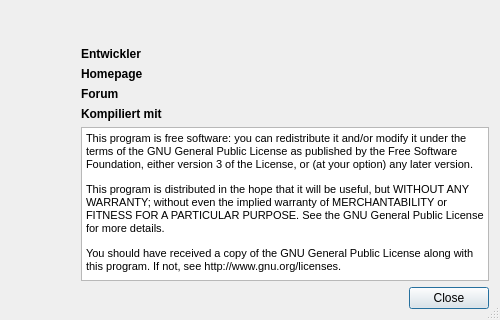
<?xml version="1.0" encoding="UTF-8"?>
<ui version="4.0">
 <class>DlgAbout</class>
 <widget class="QDialog" name="DlgAbout">
  <property name="geometry">
   <rect>
    <x>0</x>
    <y>0</y>
    <width>500</width>
    <height>320</height>
   </rect>
  </property>
  <property name="minimumSize">
   <size>
    <width>500</width>
    <height>320</height>
   </size>
  </property>
  <property name="windowTitle">
   <string>Über</string>
  </property>
  <property name="toolTip">
   <string>&lt;html&gt;&lt;head/&gt;&lt;body&gt;&lt;p&gt;Hier versteckt sich eine Bierspende.&lt;/p&gt;&lt;/body&gt;&lt;/html&gt;</string>
  </property>
  <property name="sizeGripEnabled">
   <bool>true</bool>
  </property>
  <layout class="QGridLayout" name="gridLayout">
   <item row="3" column="4">
    <widget class="QLabel" name="lblEntwickler">
     <property name="text">
      <string notr="true"/>
     </property>
    </widget>
   </item>
   <item row="5" column="2">
    <widget class="QLabel" name="label_8">
     <property name="font">
      <font>
       <weight>75</weight>
       <bold>true</bold>
      </font>
     </property>
     <property name="text">
      <string>Forum</string>
     </property>
    </widget>
   </item>
   <item row="10" column="4">
    <widget class="QDialogButtonBox" name="buttonBox">
     <property name="standardButtons">
      <set>QDialogButtonBox::Close</set>
     </property>
    </widget>
   </item>
   <item row="3" column="2">
    <widget class="QLabel" name="label_4">
     <property name="font">
      <font>
       <weight>75</weight>
       <bold>true</bold>
      </font>
     </property>
     <property name="text">
      <string>Entwickler</string>
     </property>
    </widget>
   </item>
   <item row="0" column="1" rowspan="6">
    <widget class="QLabel" name="label">
     <property name="minimumSize">
      <size>
       <width>64</width>
       <height>64</height>
      </size>
     </property>
     <property name="maximumSize">
      <size>
       <width>64</width>
       <height>64</height>
      </size>
     </property>
     <property name="pixmap">
      <pixmap resource="../images.qrc">:/images/logo.svg</pixmap>
     </property>
     <property name="scaledContents">
      <bool>true</bool>
     </property>
    </widget>
   </item>
   <item row="5" column="4">
    <widget class="QLabel" name="lblForum">
     <property name="openExternalLinks">
      <bool>true</bool>
     </property>
    </widget>
   </item>
   <item row="0" column="2" colspan="3">
    <widget class="QLabel" name="lblMain">
     <property name="font">
      <font>
       <pointsize>12</pointsize>
       <weight>75</weight>
       <bold>true</bold>
      </font>
     </property>
    </widget>
   </item>
   <item row="6" column="4">
    <widget class="QLabel" name="lblQtVersion"/>
   </item>
   <item row="4" column="2">
    <widget class="QLabel" name="label_3">
     <property name="font">
      <font>
       <weight>75</weight>
       <bold>true</bold>
      </font>
     </property>
     <property name="text">
      <string>Homepage</string>
     </property>
    </widget>
   </item>
   <item row="4" column="4">
    <widget class="QLabel" name="lblHomepage">
     <property name="openExternalLinks">
      <bool>true</bool>
     </property>
    </widget>
   </item>
   <item row="9" column="2" colspan="3">
    <widget class="QTextBrowser" name="textBrowser">
     <property name="html">
      <string notr="true">&lt;!DOCTYPE HTML PUBLIC &quot;-//W3C//DTD HTML 4.0//EN&quot; &quot;http://www.w3.org/TR/REC-html40/strict.dtd&quot;&gt;
&lt;html&gt;&lt;head&gt;&lt;meta name=&quot;qrichtext&quot; content=&quot;1&quot; /&gt;&lt;style type=&quot;text/css&quot;&gt;
p, li { white-space: pre-wrap; }
&lt;/style&gt;&lt;/head&gt;&lt;body style=&quot; font-family:'MS Shell Dlg 2'; font-size:8pt; font-weight:400; font-style:normal;&quot;&gt;
&lt;p style=&quot; margin-top:12px; margin-bottom:12px; margin-left:0px; margin-right:0px; -qt-block-indent:0; text-indent:0px;&quot;&gt;&lt;span style=&quot; font-size:8.25pt;&quot;&gt;This program is free software: you can redistribute it and/or modify it under the terms of the GNU General Public License as published by the Free Software Foundation, either version 3 of the License, or (at your option) any later version.&lt;/span&gt;&lt;/p&gt;
&lt;p style=&quot; margin-top:12px; margin-bottom:12px; margin-left:0px; margin-right:0px; -qt-block-indent:0; text-indent:0px;&quot;&gt;&lt;span style=&quot; font-size:8.25pt;&quot;&gt;This program is distributed in the hope that it will be useful, but WITHOUT ANY WARRANTY; without even the implied warranty of MERCHANTABILITY or FITNESS FOR A PARTICULAR PURPOSE. See the GNU General Public License for more details.&lt;/span&gt;&lt;/p&gt;
&lt;p style=&quot; margin-top:12px; margin-bottom:12px; margin-left:0px; margin-right:0px; -qt-block-indent:0; text-indent:0px;&quot;&gt;&lt;span style=&quot; font-size:8.25pt;&quot;&gt;You should have received a copy of the GNU General Public License along with this program. If not, see http://www.gnu.org/licenses.&lt;/span&gt;&lt;/p&gt;&lt;/body&gt;&lt;/html&gt;</string>
     </property>
    </widget>
   </item>
   <item row="6" column="2">
    <widget class="QLabel" name="label_7">
     <property name="font">
      <font>
       <weight>75</weight>
       <bold>true</bold>
      </font>
     </property>
     <property name="text">
      <string>Kompiliert mit</string>
     </property>
    </widget>
   </item>
  </layout>
 </widget>
 <resources>
  <include location="../images.qrc"/>
 </resources>
 <connections>
  <connection>
   <sender>buttonBox</sender>
   <signal>rejected()</signal>
   <receiver>DlgAbout</receiver>
   <slot>close()</slot>
   <hints>
    <hint type="sourcelabel">
     <x>225</x>
     <y>295</y>
    </hint>
    <hint type="destinationlabel">
     <x>224</x>
     <y>159</y>
    </hint>
   </hints>
  </connection>
 </connections>
</ui>
